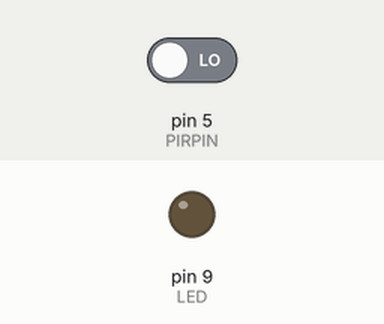
A sketch run on a simulated Arduino Uno, built with avr-gcc and run on an emulated ATmega328P. Parts: output pins drawn as LEDs (lit = HIGH). The test bench sets the inputs (shaded band); at power-on: pin 5 (PIRPIN) LOW. What the sketch prints to the serial monitor is not drawn.

Above: at 2.8 s.
2.9 s: pin 5 (PIRPIN) driven HIGH
At 4.2 s:
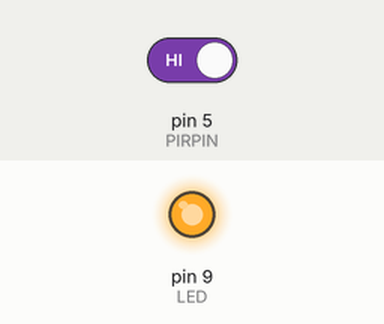
4.5 s: pin 5 (PIRPIN) driven LOW
At 6.0 s:
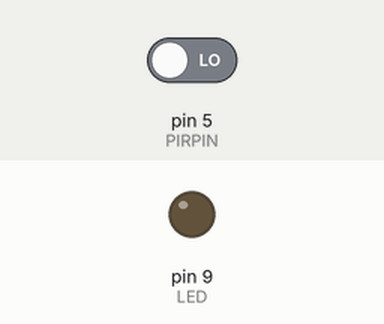
Timing chart, 0 to 7.5 s (numbered marks = the images above; inputs shaded):
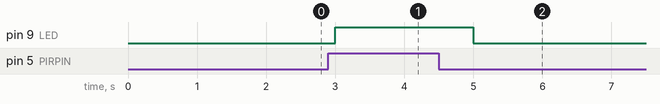

The sketch:

room_light1.ino
```cpp
#define PIRPIN 5
#define LED 9
void setup()
{
  Serial.begin(115200);
  pinMode(PIRPIN,INPUT);
  pinMode(LED,OUTPUT);
}
void loop()
{
  int l = digitalRead(PIRPIN);
  Serial.println("motion detect");
  Serial.write(l);
  if(l == 1)
  {
    Serial.println("Motion detect");
    digitalWrite(LED,HIGH);
  }
  else
  {
    digitalWrite(LED,LOW);
  }
  delay(1000);
}
```

Measured:
- after the input at 2.9 s, pin 9 (LED): LOW → HIGH after 0.10 s
- after the input at 4.5 s, pin 9 (LED): HIGH → LOW after 0.50 s
